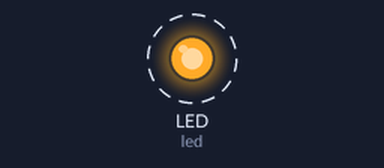
Simulated run of this program. Board: CircuitPython board. Parts: output pins drawn as LEDs (lit = HIGH). Dashed ring = blinking.

Above: at 0.2 s.
Timing chart, 0 to 3.0 s (numbered marks = the images above):
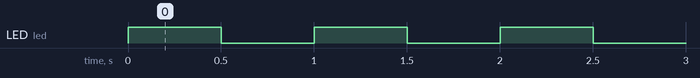

Measured:
- by itself, LED (led): alternates HIGH for 0.50 s and LOW for 0.50 s

The program:

blinker.py
```python
# type: ignore

import time
import board # importing the board and and all the nessecary starting bits
import digitalio

led = digitalio.DigitalInOut(board.LED)  # setting up the LEDs
led.direction = digitalio.Direction.OUTPUT # setting up thew direction
while True:   # loop
    led.value = True
    time.sleep(.5)
    led.value = False
    time.sleep(.5)
```
